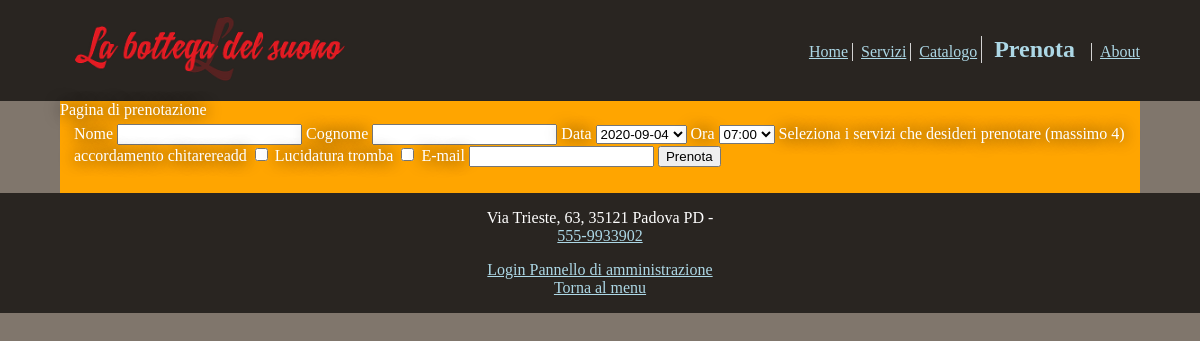
The app's page /prenota.php?messaggio=5, older data.
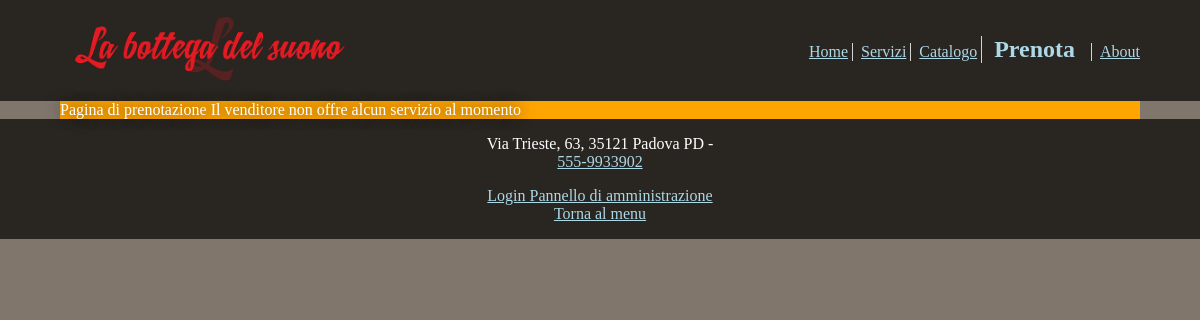
The same page, newer data.
### tables this page shows
CREATE TABLE `servizi` (
  `id` int(11) NOT NULL,
  `nome` varchar(40) NOT NULL,
  `descrizione` varchar(200) NOT NULL,
  `costo` decimal(10,0) NOT NULL
);

### db_connection.php (called while the page is built, shortened)
<?php
    function connect($db_data){
        $db = new mysqli($db_data['server_name'], $db_data['username'], $db_data['password'], $db_data['name']);
        return $db;
    }
    function getServices($db_data){
        $db = connect($db_data);
        $query = "SELECT * FROM servizi";
        return $db->query($query);
    }
    function getDayAppointments($day, $db_data){
        $db = connect($db_data);
        $query = "SELECT * FROM appuntamenti WHERE data = '$day' ORDER BY ora ASC";
        return $db->query($query);
    }
?>

### book_form.php (the view, shortened to what this page needs)
<?php
    include_once("db_connection.php");
    $services = getServices($db_data);
    if($services->num_rows != 0){
?>
<div id="form-prenotazione">
    <form method="post" action="book.php" onsubmit="return checkBookForm()">
        <fieldset>
            <label for="nome">Nome</label>
            <input type="text" id="nome" name="nome"/>
            <label for="cognome">Cognome</label>
            <input type="text" id="cognome" name="cognome"/>
            <label for="data">Data</label>
            <select name="data" id="data">
                <?php
                $week = getNextWeekFromTomorrow();
                for($i = 0; $i < 7; $i++){
                ?>
                <option value="<?= $week[$i]?>" <?= checkDayAvailability($week[$i],$db_data) ? "" : "disabled" ?>><?= $week[$i]?></option>
                <?php } ?>
            </select>
            <label for="ora">Ora</label>
            <select name="ora" id="ora">
            <?php
                $hours = getHours();
                for($i = 0; $i < 8; $i++){?>
                <option value="<?= $hours['start'][$i]?>"><?= $hours['start'][$i]?></option>
                <?php } ?>
            </select>
            <span>Seleziona i servizi che desideri prenotare (massimo 4)</span>
            <?php
                    $i = 0;
                    while ($row = $services->fetch_assoc()){
                ?>
            <label for="servizio<?= $i; ?>"><?= $row['nome'];?></label>
            <input type="checkbox" name="servizi[]" value="<?= $row['nome'];?>" id="servizio<?= $i; ?>"/>
                <?php
                    $i += 1;
                    }
            ?>
            <label for="email">E-mail</label>
            <input type="text" id="email" name="email"/>
            <input type="submit" value="Prenota"/>
        </fieldset>
    </form>
</div>
    <?php           } else {
                ?>
<span>Il venditore non offre alcun servizio al momento</span>
                <?php
            }
    ?>

Row changes from the older to the newer data that the page shows:
removed servizi: nome "accordamento chitarereadd"
removed servizi: nome "Lucidatura tromba"
Text that changed along with them:
form field data: "2020-09-04" → (not shown)
form field ora: "07:00" → (not shown)
form field value: "Prenota" → (not shown)
text no longer shown: "Nome Cognome Data Ora Seleziona i servizi che desideri prenotare (massimo 4) E-mail"
text now shown: "Il venditore non offre alcun servizio al momento"
